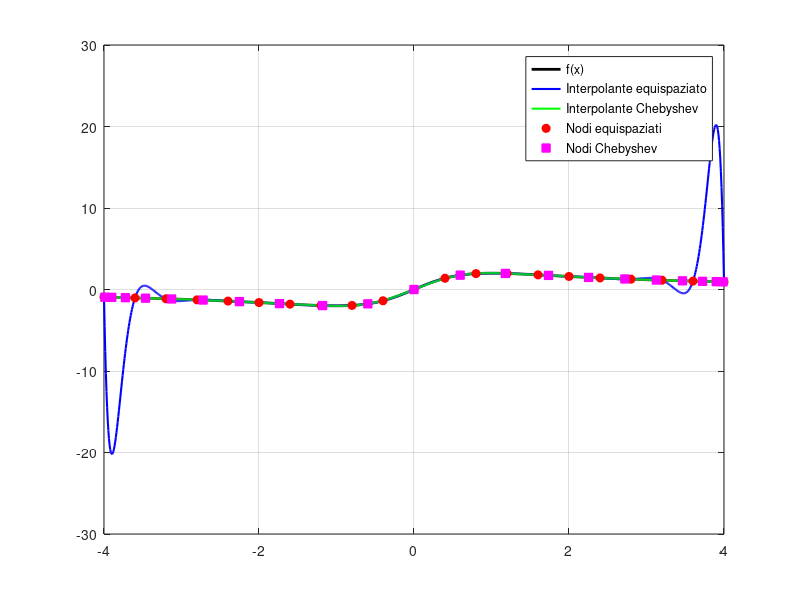

Write MATLAB code to recreate this figure.
clear
close all
clc

n = 20;
a = -4;
b = 4;

f = @(x) 4*x./(1+x.^2);

%% nodi equispaziati
x = linspace(a,b,n+1);
y = f(x);

%% nodi di Chebyshev
i = 0:n;

cheby = (a+b)/2-(b-a)/2*cos((2*i+1)*pi/(2*n+2));

y2 = f(cheby);

%% interpolanti
p  = polyfit(x,y,n);
p2 = polyfit(cheby,y2,n);

%% griglia per il grafico
z = linspace(a,b,1000);

val  = polyval(p,z);
val2 = polyval(p2,z);

%% grafico
figure

plot(z,f(z),'k','LineWidth',2)
hold on

plot(z,val,'b','LineWidth',1.5)
plot(z,val2,'g','LineWidth',1.5)

plot(x,y,'ro','MarkerFaceColor','r')
plot(cheby,y2,'ms','MarkerFaceColor','m')

grid on

legend('f(x)', ...
       'Interpolante equispaziato', ...
       'Interpolante Chebyshev', ...
       'Nodi equispaziati', ...
       'Nodi Chebyshev')
